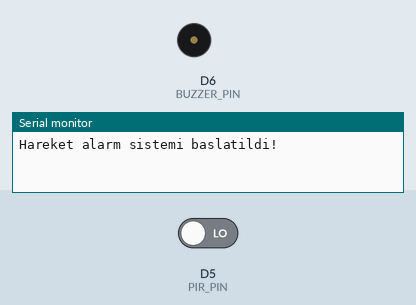
This program was run on a simulated ESP8266 (NodeMCU). Shown: buzzer (waves = sounding), the last lines printed to the serial monitor. The test bench sets the inputs (shaded band); at power-on: D5 (PIR_PIN) LOW.

Above: at 1.2 s.
1.3 s: D5 (PIR_PIN) driven HIGH
At 2.6 s:
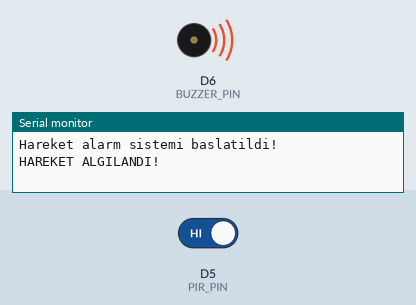
4.3 s: D5 (PIR_PIN) driven LOW
Timing chart, 0 to 7.3 s (numbered marks = the images above; inputs shaded):
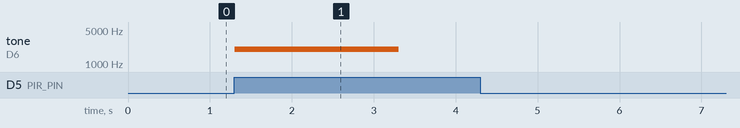

The program:

main.cpp
```cpp
#include <Arduino.h>

#define PIR_PIN D5
#define BUZZER_PIN D6

const unsigned long ALARM_SURESI = 2000;

bool oncekiHareket = LOW;
bool buzzerAcik = false;

unsigned long alarmBaslangici = 0;

void setup() {
    Serial.begin(115200);

    pinMode(PIR_PIN, INPUT);
    pinMode(BUZZER_PIN, OUTPUT);

    noTone(BUZZER_PIN);
    digitalWrite(BUZZER_PIN, LOW);

    Serial.println("Hareket alarm sistemi baslatildi!");
}

void loop() {
    unsigned long simdi = millis();

    bool hareket = digitalRead(PIR_PIN);

    // Yeni hareket algilandiginda
    if (hareket == HIGH && oncekiHareket == LOW) {
        Serial.println("HAREKET ALGILANDI!");

        tone(BUZZER_PIN, 2000);
        buzzerAcik = true;

        alarmBaslangici = simdi;
    }

    // 2 saniye dolunca buzzer susar
    if (buzzerAcik &&
        simdi - alarmBaslangici >= ALARM_SURESI) {

        noTone(BUZZER_PIN);
        buzzerAcik = false;

        Serial.println("Buzzer sustu.");
    }

    // Hareket sinyali sona erdiginde
    if (hareket == LOW && oncekiHareket == HIGH) {
        Serial.println("Hareket sinyali sona erdi.");
    }

    oncekiHareket = hareket;

    delay(50);
}
```

Measured:
- after the input at 1.3 s, tone on D6 (BUZZER_PIN): silent → 2000 Hz at once, → silent 2.0 s later
